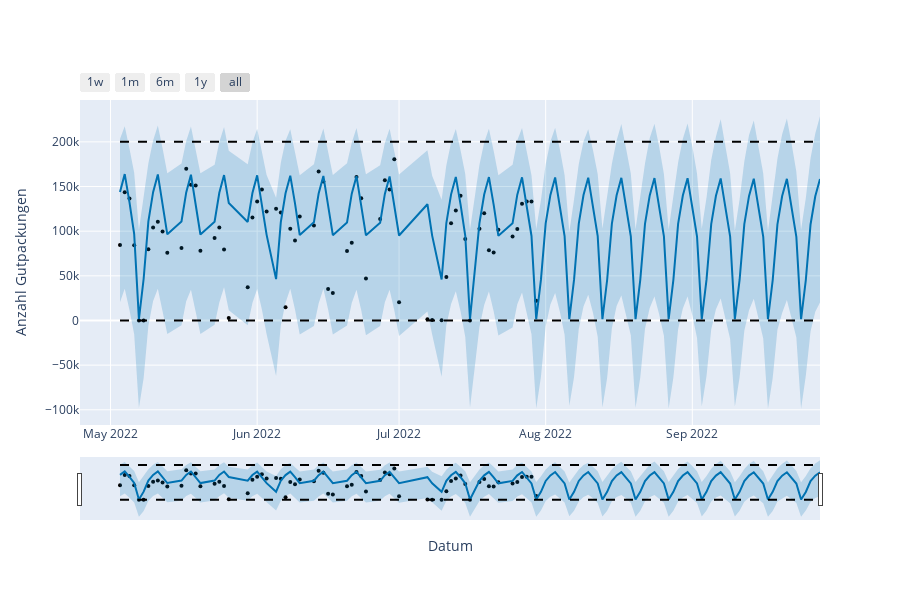

Here is the notebook cell this chart was saved with:
### Code cell
fig_predict = plot_plotly(model, pd_historical_and_forecast, xlabel='Datum', ylabel='Anzahl Gutpackungen')
fig_predict.show()
